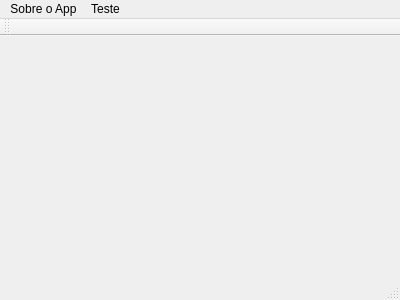
<?xml version="1.0" encoding="UTF-8"?>
<ui version="4.0">
 <class>MainWindow</class>
 <widget class="QMainWindow" name="MainWindow">
  <property name="geometry">
   <rect>
    <x>0</x>
    <y>0</y>
    <width>400</width>
    <height>300</height>
   </rect>
  </property>
  <property name="windowTitle">
   <string>Teste Qt</string>
  </property>
  <property name="windowIcon">
   <iconset resource="resources.qrc">
    <normaloff>:/new/prefix1/2009-05-04_2243.png</normaloff>:/new/prefix1/2009-05-04_2243.png</iconset>
  </property>
  <widget class="QWidget" name="centralWidget"/>
  <widget class="QMenuBar" name="menuBar">
   <property name="geometry">
    <rect>
     <x>0</x>
     <y>0</y>
     <width>400</width>
     <height>22</height>
    </rect>
   </property>
   <widget class="QMenu" name="menuSobre_o_App">
    <property name="title">
     <string>Sobre o App</string>
    </property>
    <addaction name="actionSobre_o_Qt"/>
    <addaction name="actionSobre_o_App"/>
   </widget>
   <widget class="QMenu" name="menuTeste">
    <property name="title">
     <string>Teste</string>
    </property>
   </widget>
   <addaction name="menuSobre_o_App"/>
   <addaction name="menuTeste"/>
  </widget>
  <widget class="QToolBar" name="mainToolBar">
   <attribute name="toolBarArea">
    <enum>TopToolBarArea</enum>
   </attribute>
   <attribute name="toolBarBreak">
    <bool>false</bool>
   </attribute>
  </widget>
  <widget class="QStatusBar" name="statusBar"/>
  <action name="actionSobre_o_Qt">
   <property name="text">
    <string>Sobre o Qt</string>
   </property>
  </action>
  <action name="actionSobre_o_App">
   <property name="text">
    <string>Sobre o App</string>
   </property>
  </action>
 </widget>
 <layoutdefault spacing="6" margin="11"/>
 <resources>
  <include location="resources.qrc"/>
 </resources>
 <connections/>
</ui>
